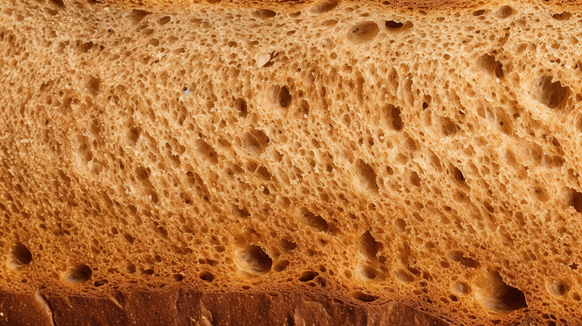
#> input picture images/imagem_complexa.png, 582 x 326 px, shrunk from 960 x 538 before the run
$ jupyter execute manipulacao_do_espectro.ipynb
#> lines starting #> are read from the running program, lines starting #| are printed output that depends on the picture
IMPORTAÇÕES

[cell 1]
import cv2
import numpy as np
import matplotlib.pyplot as plt

FUNÇÃO PARA PLOTAR O ESPECTRO DE FREQUÊNCIA

[cell 2]
def plot_frequency_domain(image, title="Espectro de Frequência"):
    f = np.fft.fft2(image)

    fshift = np.fft.fftshift(f)
    magnitude_spectrum = 20 * np.log(np.abs(fshift) + 1)

    plt.figure(figsize=(6,6))
    plt.imshow(magnitude_spectrum, cmap='gray')
    plt.title(title)
    plt.axis('off')
    plt.show()

CARREGAMENTO DE IMAGENS

[cell 3]
imagem_complexa = cv2.imread('../images/imagem_complexa.png', 0)
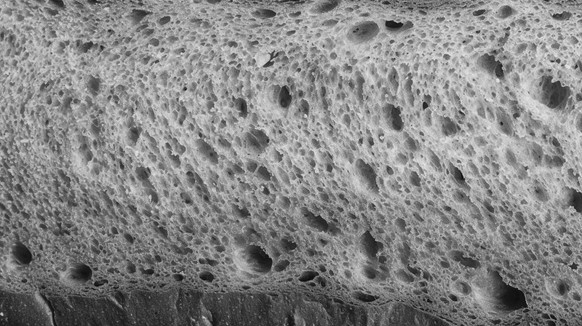
#> imagem_complexa: shape (326, 582); min 8, max 230, mean 134.3
ceu = cv2.imread('../images/ceu_limpo.jpg', 0)
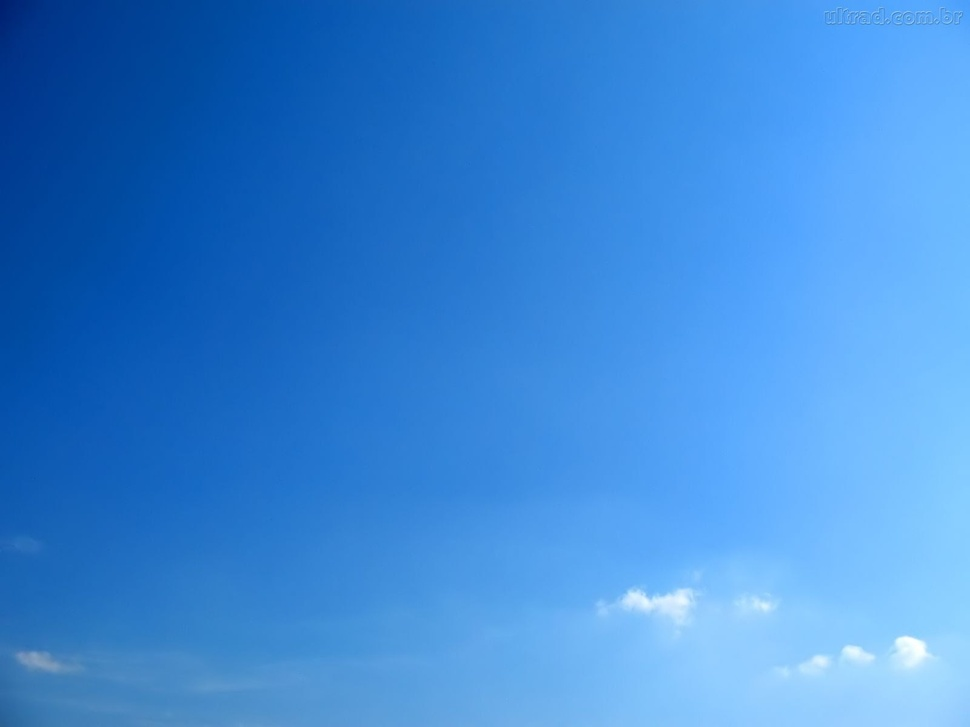
#> input picture images/ceu_limpo.jpg, 970 x 727 px, shrunk from 1600 x 1200 before the run
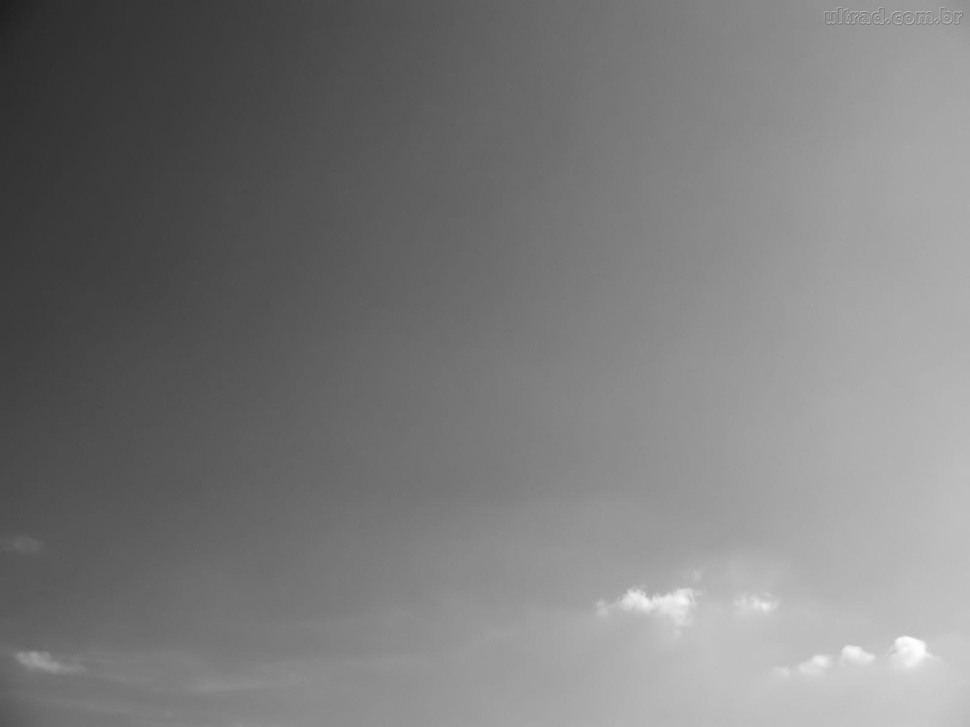
#> ceu: shape (727, 970); min 31, max 255, mean 123.4
xadrez = cv2.imread('../images/tecido_xadrez.jpg', 0)
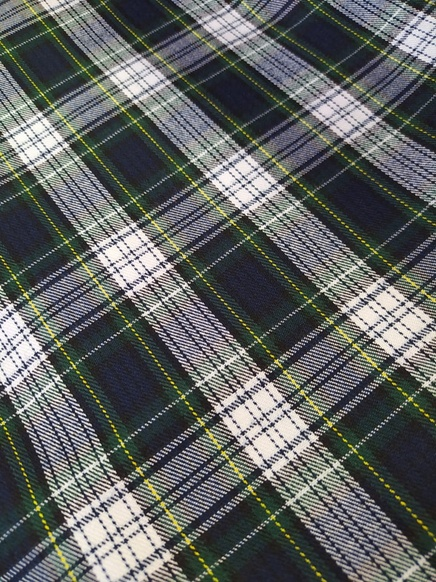
#> input picture images/tecido_xadrez.jpg, 436 x 582 px, shrunk from 720 x 960 before the run
#> xadrez: shape (582, 436); min 1, max 255, mean 97.9

[cell 4]
def plot_frequency_domain(image, title="Espectro de Frequência"):
    f = np.fft.fft2(image)
    fshift = np.fft.fftshift(f)
    magnitude_spectrum = 20 * np.log(np.abs(fshift) + 1)
    plt.figure(figsize=(6,6))
    plt.imshow(magnitude_spectrum, cmap='gray')
    plt.title(title)
    plt.axis('off')
    plt.show()

PLOTAGEM DAS IAMGENS CARREGADAS

[cell 5]
plt.figure(figsize=(15, 5))
plt.subplot(1,3,1)
plt.imshow(imagem_complexa, cmap='gray')
plt.title("Detalhes Finos")
plt.axis('off')

plt.subplot(1,3,2)
plt.imshow(ceu, cmap='gray')
plt.title("Grandes Áreas Suaves")
plt.axis('off')

plt.subplot(1,3,3)
plt.imshow(xadrez, cmap='gray')
plt.title("Padrões Repetitivos")
plt.axis('off')

plt.tight_layout()
plt.show()

FUNÇÃO PARA FILTRAGEM NO DOMÍNIO DA FREQUÊNCIA

[cell 6]
def filter_frequency_domain(image, filter_type="passband", **kwargs):
#> called with filter_type = 'passband'
    f = np.fft.fft2(image)
    fshift = np.fft.fftshift(f)
    rows, cols = image.shape
#> rows = 727; cols = 970
    crow, ccol = rows // 2, cols // 2
#> crow = 363; ccol = 485
    mask = np.ones((rows, cols), np.float32)
    if filter_type == "passband":
        low_cut = kwargs.get("low_cut", 20)
        high_cut = kwargs.get("high_cut", 80)
        u = np.arange(rows)
#> u = 727 values from 0 to 726
        v = np.arange(cols)
#> v = 970 values from 0 to 969
        U, V = np.meshgrid(u, v, indexing='ij')
        D = np.sqrt((U - crow)**2 + (V - ccol)**2)
        mask = ((D >= low_cut) & (D <= high_cut)).astype(np.float32)
    elif filter_type == "directional":
        direction = kwargs.get("direction", "horizontal")
        band_width = kwargs.get("band_width", 10)
        if direction == "horizontal":
            mask[crow - band_width//2 : crow + band_width//2, :] = 0
        elif direction == "vertical":
            mask[:, ccol - band_width//2 : ccol + band_width//2] = 0
    fshift_filtered = fshift * mask
    magnitude_filtered = 20 * np.log(np.abs(fshift_filtered) + 1)
    f_ishift = np.fft.ifftshift(fshift_filtered)
    img_filtered = np.fft.ifft2(f_ishift)
    img_filtered = np.abs(img_filtered)
    return img_filtered, magnitude_filtered

APLICAÇÃO DOS FILTROS

[cell 7]
img = cv2.imread('../images/ceu_limpo.jpg', 0)
img_passband, mag_passband = filter_frequency_domain(img, filter_type="passband", low_cut=30, high_cut=80)
img_directional, mag_directional = filter_frequency_domain(img, filter_type="directional", direction="horizontal", band_width=10)
#> call 2 of filter_frequency_domain, with filter_type = 'directional'
#> in filter_frequency_domain (call 2), `img_filtered = np.abs(img_filtered)`:
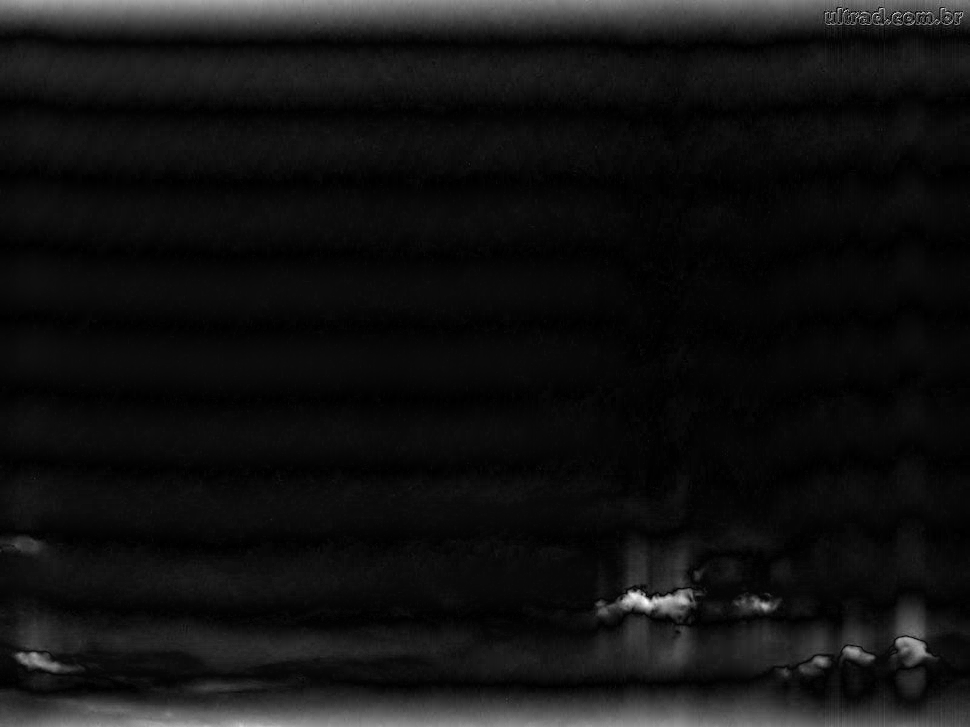
#> img_filtered: shape (727, 970) float64; min 0.00269, max 56.13, mean 3.9; drawn with min black and max white

PLOTAGEM DOS RESULTADOS DOS FILTROS

[cell 8]
plt.figure(figsize=(12,6))
plt.subplot(2,3,1)
plt.imshow(img, cmap='gray')
plt.title("Original")
plt.axis('off')
plt.subplot(2,3,2)
plt.imshow(mag_passband, cmap='gray')
plt.title("Passa-Banda - Espectro")
plt.axis('off')
plt.subplot(2,3,3)
plt.imshow(img_passband, cmap='gray')
plt.title("Passa-Banda - Imagem")
plt.axis('off')
plt.subplot(2,3,5)
plt.imshow(mag_directional, cmap='gray')
plt.title("Direcional - Espectro")
plt.axis('off')
plt.subplot(2,3,6)
plt.imshow(img_directional, cmap='gray')
plt.title("Direcional - Imagem")
plt.axis('off')
plt.tight_layout()
plt.show()

REMOÇÃO DE RUÍDO PERIÓDICO

[cell 9]
image_path = '../images/ceu_limpo.jpg'
image = cv2.imread(image_path, cv2.IMREAD_GRAYSCALE)

[cell 10]
if image is None:
    print("Erro ao carregar a imagem. Verifique o caminho do arquivo.")
else: # Adiciona ruídos periódicos na imagem
    rows, cols = image.shape
#> rows = 727; cols = 970
    for i in range(0, rows, 10):
        image[i:i+2, :] = 255
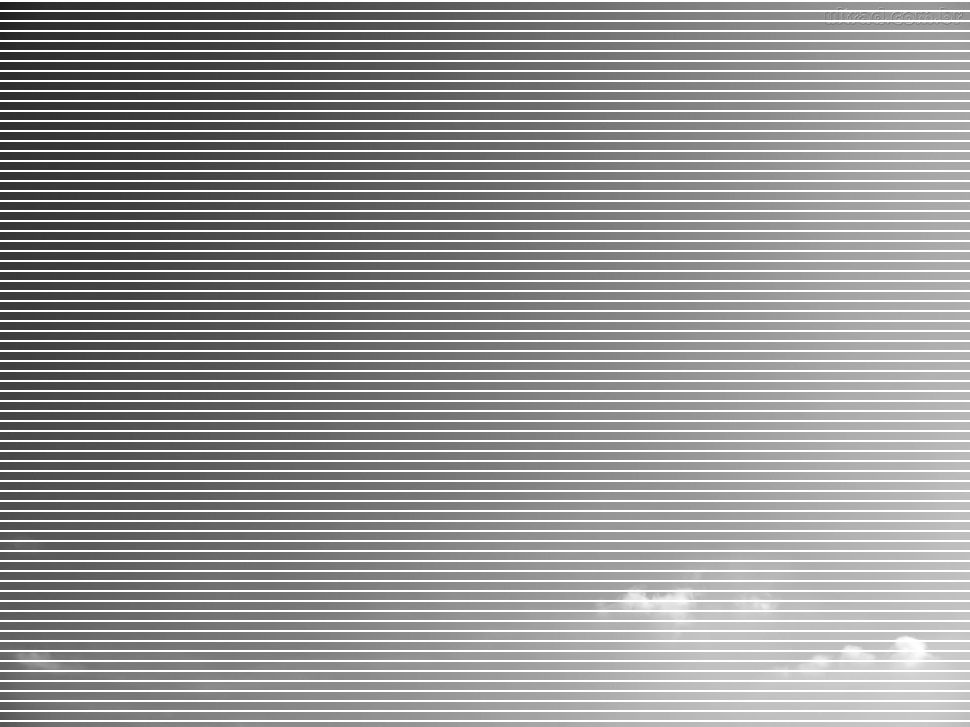
#> image: shape (727, 970); min 31, max 255, mean 149.9

APLICAR A TRANSFORMADA DE FOURIER

[cell 11]
dft = cv2.dft(np.float32(image), flags=cv2.DFT_COMPLEX_OUTPUT)
dft_shift = np.fft.fftshift(dft)
magnitude_spectrum = 20 * np.log(cv2.magnitude(dft_shift[:, :, 0], dft_shift[:, :, 1]))
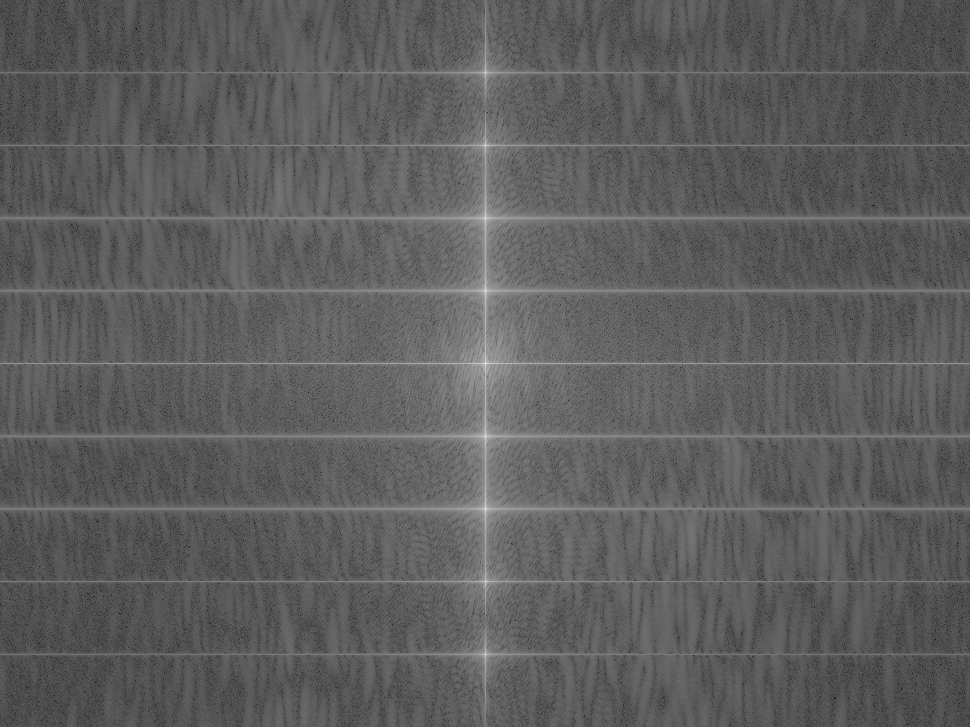
#> magnitude_spectrum: shape (727, 970) float32; min -16.25, max 369.5, mean 125.4; drawn with min black and max white

MODIFICAR O ESPECTRO DE MAGNITUDE PARA REMOVER O RUÍDO

[cell 12]
crow, ccol = rows // 2, cols // 2
#> crow = 363; ccol = 485
mask = np.ones((rows, cols, 2), np.uint8)
mask[crow-5:crow+5, ccol-30:ccol+30] = 0
fshift = dft_shift * mask

RECONSTRUIR A IMAGEM USANDO A TRANSFORMADA INVERSA DE FOURIER

[cell 13]
f_ishift = np.fft.ifftshift(fshift)
img_back = cv2.idft(f_ishift)
img_back = cv2.magnitude(img_back[:, :, 0], img_back[:, :, 1])
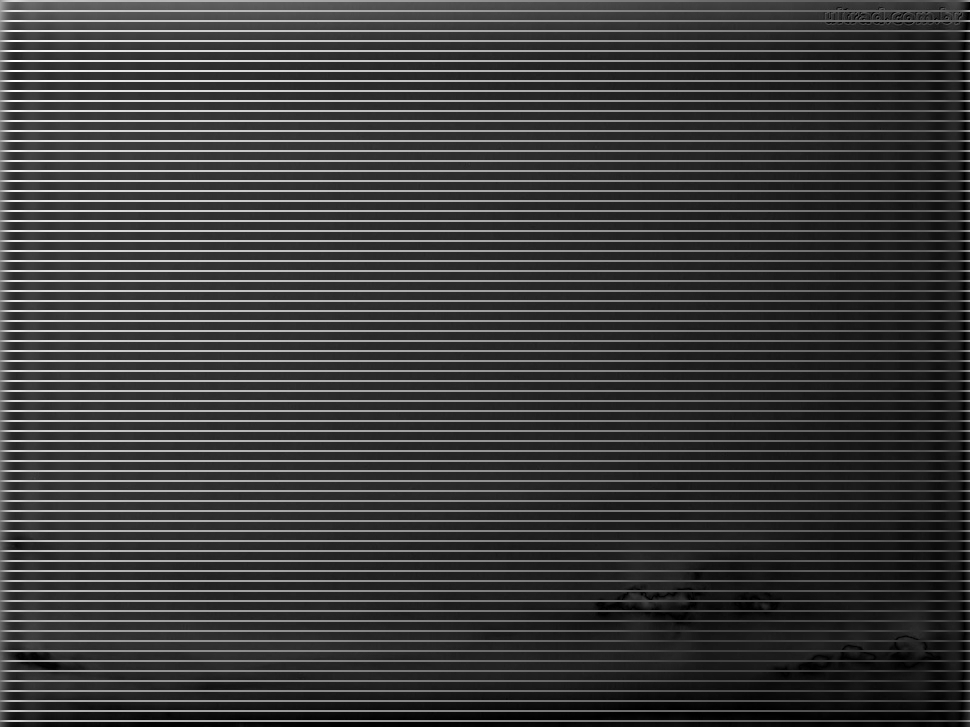
#> img_back: shape (727, 970) float32; min 37111.1, max 127564464, mean 29985366; drawn with min black and max white

COMPARAR OS RESULTADOS ANTES E DEPOIS DA FILTRAGEM

[cell 14]
plt.figure(figsize=(12, 6))

plt.subplot(2, 3, 1)
plt.imshow(image, cmap='gray')
plt.title('Imagem com Ruído')
plt.axis('off')

plt.subplot(2, 3, 2)
plt.imshow(magnitude_spectrum, cmap='gray')
plt.title('Espectro de Magnitude')
plt.axis('off')

plt.subplot(2, 3, 3)
plt.imshow(20 * np.log(cv2.magnitude(fshift[:, :, 0], fshift[:, :, 1])), cmap='gray')
plt.title('Espectro Filtrado')
plt.axis('off')

plt.subplot(2, 3, 4)
plt.imshow(img_back, cmap='gray')
plt.title('Imagem Filtrada')
plt.axis('off')

plt.show()
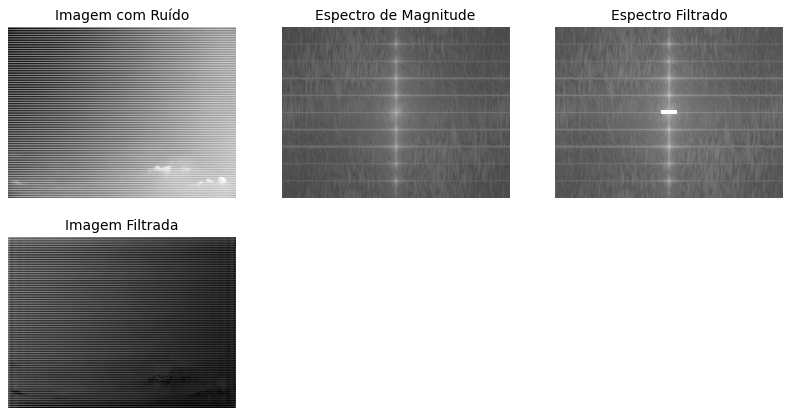
#> figure drawn by matplotlib, 4 panels

print("Observações:")
print("1. A imagem original contém listras horizontais devido ao ruído periódico adicionado.")
print("2. O espectro de magnitude mostra componentes de alta energia associados ao ruído.")
print("3. Após a filtragem, os componentes de alta energia são removidos do espectro.")
print("4. A imagem reconstruída mostra uma redução significativa do ruído periódico.")
